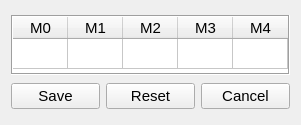
<?xml version="1.0" encoding="UTF-8"?>
<ui version="4.0">
 <class>StarOrbDialog</class>
 <widget class="QDialog" name="StarOrbDialog">
  <property name="geometry">
   <rect>
    <x>0</x>
    <y>0</y>
    <width>301</width>
    <height>125</height>
   </rect>
  </property>
  <property name="minimumSize">
   <size>
    <width>301</width>
    <height>125</height>
   </size>
  </property>
  <property name="maximumSize">
   <size>
    <width>301</width>
    <height>125</height>
   </size>
  </property>
  <property name="font">
   <font>
    <pointsize>11</pointsize>
   </font>
  </property>
  <property name="windowTitle">
   <string>Star orbs</string>
  </property>
  <property name="windowIcon">
   <iconset resource="../resource.qrc">
    <normaloff>:/24x24/favourites.png</normaloff>:/24x24/favourites.png</iconset>
  </property>
  <property name="locale">
   <locale language="English" country="UnitedStates"/>
  </property>
  <layout class="QGridLayout" name="gridLayout">
   <item row="0" column="0" colspan="3">
    <widget class="QTableWidget" name="table">
     <property name="sizePolicy">
      <sizepolicy hsizetype="Preferred" vsizetype="Fixed">
       <horstretch>0</horstretch>
       <verstretch>0</verstretch>
      </sizepolicy>
     </property>
     <property name="minimumSize">
      <size>
       <width>0</width>
       <height>60</height>
      </size>
     </property>
     <property name="maximumSize">
      <size>
       <width>16777215</width>
       <height>58</height>
      </size>
     </property>
     <property name="font">
      <font>
       <family>MS Shell Dlg 2</family>
       <pointsize>11</pointsize>
      </font>
     </property>
     <property name="frameShape">
      <enum>QFrame::Box</enum>
     </property>
     <property name="verticalScrollBarPolicy">
      <enum>Qt::ScrollBarAlwaysOff</enum>
     </property>
     <property name="horizontalScrollBarPolicy">
      <enum>Qt::ScrollBarAlwaysOff</enum>
     </property>
     <property name="editTriggers">
      <set>QAbstractItemView::AnyKeyPressed|QAbstractItemView::DoubleClicked|QAbstractItemView::EditKeyPressed</set>
     </property>
     <property name="showDropIndicator" stdset="0">
      <bool>false</bool>
     </property>
     <property name="dragDropOverwriteMode">
      <bool>false</bool>
     </property>
     <property name="cornerButtonEnabled">
      <bool>false</bool>
     </property>
     <attribute name="horizontalHeaderDefaultSectionSize">
      <number>55</number>
     </attribute>
     <attribute name="horizontalHeaderHighlightSections">
      <bool>false</bool>
     </attribute>
     <attribute name="verticalHeaderVisible">
      <bool>false</bool>
     </attribute>
     <row>
      <property name="text">
       <string>0</string>
      </property>
      <property name="font">
       <font>
        <family>MS Shell Dlg 2</family>
        <pointsize>11</pointsize>
       </font>
      </property>
     </row>
     <column>
      <property name="text">
       <string notr="true">M0</string>
      </property>
      <property name="font">
       <font>
        <family>MS Shell Dlg 2</family>
        <pointsize>11</pointsize>
       </font>
      </property>
     </column>
     <column>
      <property name="text">
       <string notr="true">M1</string>
      </property>
      <property name="font">
       <font>
        <family>MS Shell Dlg 2</family>
        <pointsize>11</pointsize>
       </font>
      </property>
     </column>
     <column>
      <property name="text">
       <string notr="true">M2</string>
      </property>
      <property name="font">
       <font>
        <family>MS Shell Dlg 2</family>
        <pointsize>11</pointsize>
       </font>
      </property>
     </column>
     <column>
      <property name="text">
       <string notr="true">M3</string>
      </property>
      <property name="font">
       <font>
        <family>MS Shell Dlg 2</family>
        <pointsize>11</pointsize>
       </font>
      </property>
     </column>
     <column>
      <property name="text">
       <string notr="true">M4</string>
      </property>
      <property name="font">
       <font>
        <family>MS Shell Dlg 2</family>
        <pointsize>11</pointsize>
       </font>
      </property>
     </column>
    </widget>
   </item>
   <item row="1" column="0">
    <widget class="QPushButton" name="saveButton">
     <property name="sizePolicy">
      <sizepolicy hsizetype="Expanding" vsizetype="Fixed">
       <horstretch>0</horstretch>
       <verstretch>0</verstretch>
      </sizepolicy>
     </property>
     <property name="minimumSize">
      <size>
       <width>0</width>
       <height>0</height>
      </size>
     </property>
     <property name="focusPolicy">
      <enum>Qt::NoFocus</enum>
     </property>
     <property name="text">
      <string>Save</string>
     </property>
    </widget>
   </item>
   <item row="1" column="1">
    <widget class="QPushButton" name="resetButton">
     <property name="sizePolicy">
      <sizepolicy hsizetype="Expanding" vsizetype="Fixed">
       <horstretch>0</horstretch>
       <verstretch>0</verstretch>
      </sizepolicy>
     </property>
     <property name="focusPolicy">
      <enum>Qt::NoFocus</enum>
     </property>
     <property name="text">
      <string>Reset</string>
     </property>
    </widget>
   </item>
   <item row="1" column="2">
    <widget class="QPushButton" name="cancelButton">
     <property name="sizePolicy">
      <sizepolicy hsizetype="Expanding" vsizetype="Fixed">
       <horstretch>0</horstretch>
       <verstretch>0</verstretch>
      </sizepolicy>
     </property>
     <property name="minimumSize">
      <size>
       <width>0</width>
       <height>0</height>
      </size>
     </property>
     <property name="maximumSize">
      <size>
       <width>16777215</width>
       <height>16777215</height>
      </size>
     </property>
     <property name="focusPolicy">
      <enum>Qt::NoFocus</enum>
     </property>
     <property name="text">
      <string>Cancel</string>
     </property>
    </widget>
   </item>
  </layout>
 </widget>
 <resources>
  <include location="../resource.qrc"/>
 </resources>
 <connections/>
</ui>
